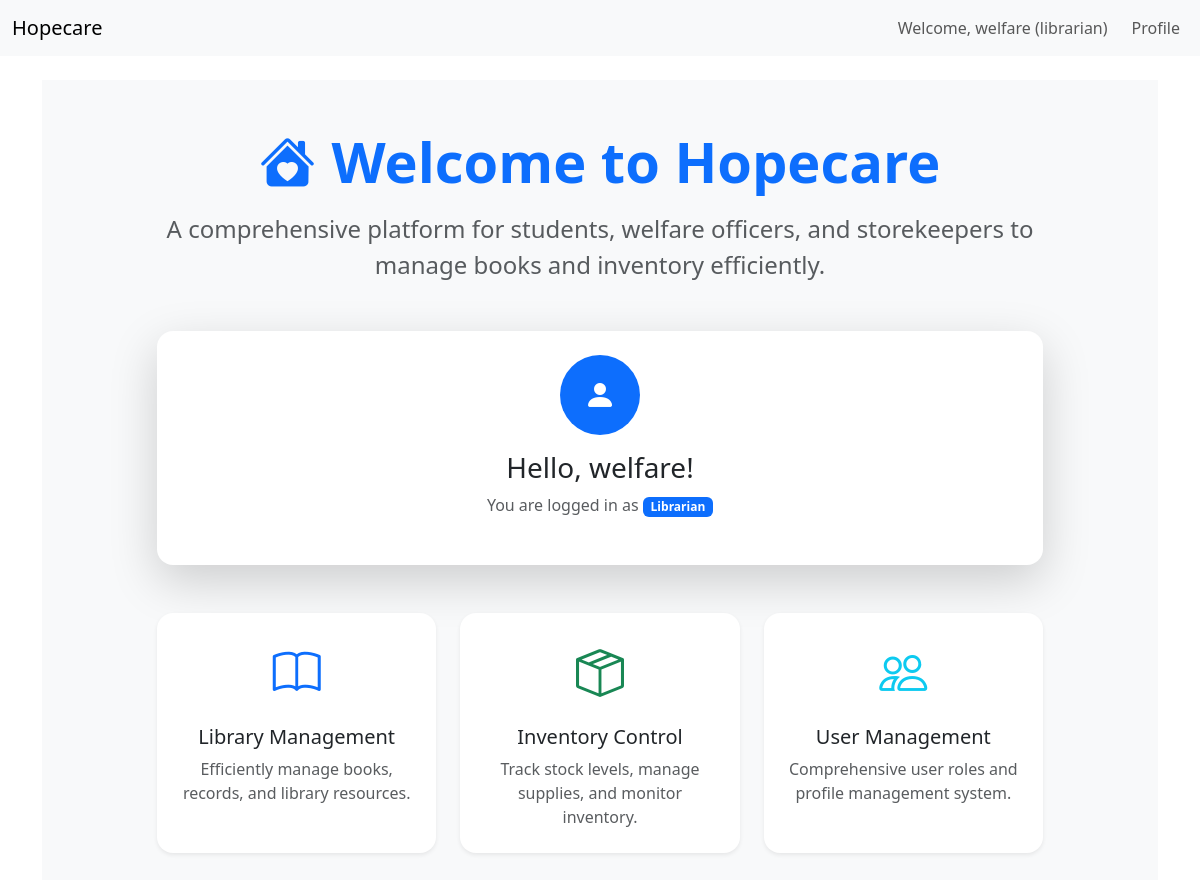
The app's page / (signed in), older data.
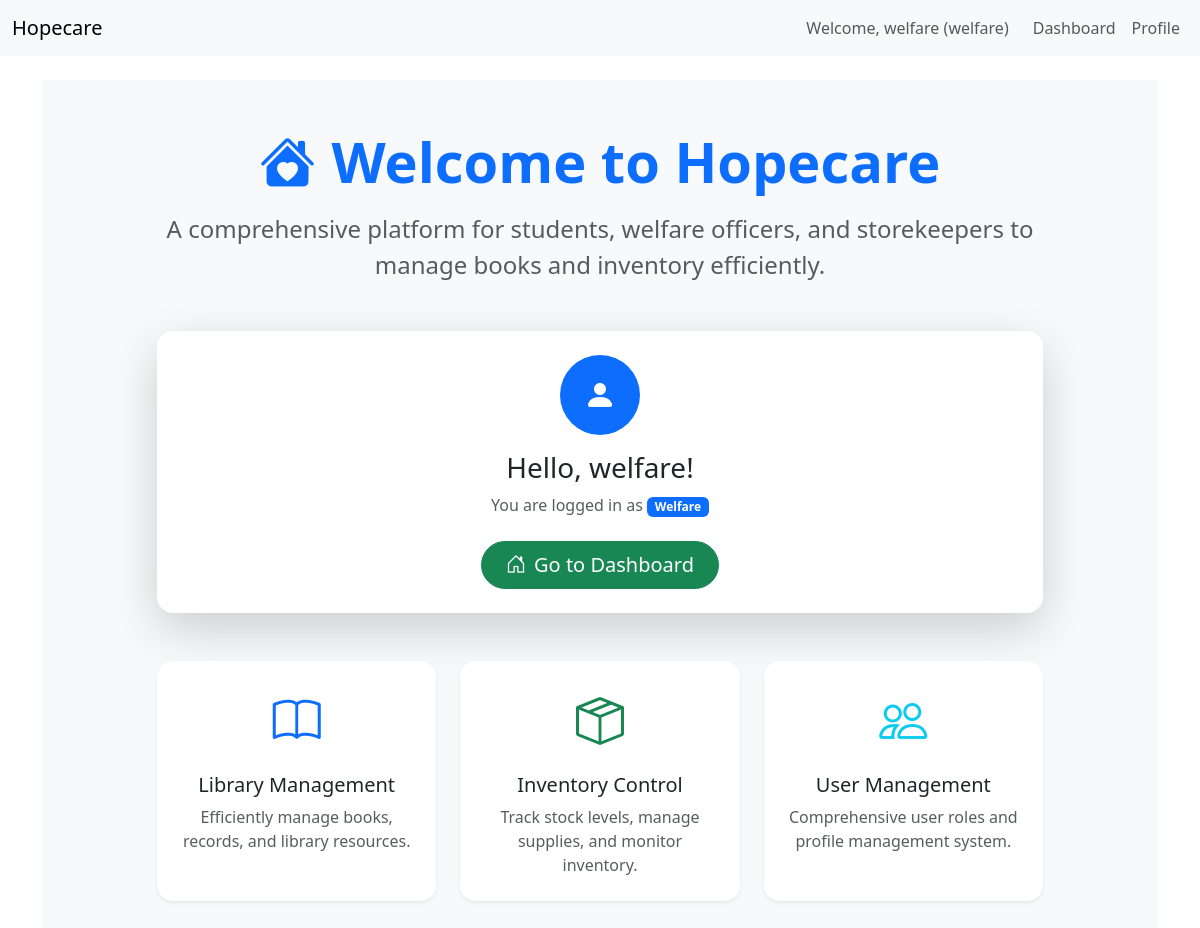
The same page, newer data.
### accounts/models.py (models this page shows, shortened)
class User(AbstractUser):
    ROLE_CHOICES = [
        ('welfare', 'Welfare'),
        ('storekeeper', 'Storekeeper'),
        ('admin', 'Admin'),
    ]
    GENDER_CHOICES = [
        ('male', 'Male'),
        ('female', 'Female'),
    ]
    role = models.CharField(max_length=20, choices=ROLE_CHOICES, default='welfare')
    profile_picture = CloudinaryField('image', blank=True, null=True)
    middle_name = models.CharField(max_length=30, blank=True, null=True)
    date_of_birth = models.DateField(blank=True, null=True)
    gender = models.CharField(max_length=10, choices=GENDER_CHOICES, blank=True, null=True)
    email = models.EmailField(unique=True)
    USERNAME_FIELD = 'email'
    REQUIRED_FIELDS = ['username', 'first_name', 'last_name']

### accounts/views.py (the view)
# urls.py: 2. Add a URL to urlpatterns:  path('', views.home, name='home')
def home(request):
    if not request.user.is_authenticated:
        return redirect('login')
    return render(request, 'home.html', {'user': request.user})

### templates/home.html (shortened to what this page needs)
{% extends 'base.html' %}
{% block content %}
<div class="container-fluid bg-light py-5">
    <div class="container">
        <div class="row justify-content-center">
            <div class="col-lg-10">
                <div class="text-center mb-5">
                    <h1 class="display-4 fw-bold text-primary mb-3">
                        <i class="bi bi-house-heart-fill me-3"></i>Welcome to Hopecare
                    </h1>
                    <p class="lead text-muted fs-4">A comprehensive platform for students, welfare officers, and storekeepers to manage books and inventory efficiently.</p>
                </div>
                {% if user.is_authenticated %}
                    <div class="card shadow-lg border-0 rounded-4 mb-5">
                        <div class="card-body p-4 text-center">
                            <div class="mb-3">
                                {% if user.profile_picture %}
                                    <img src="{{ user.profile_picture.url }}" alt="Profile" class="rounded-circle shadow" style="width: 80px; height: 80px; object-fit: cover;">
                                {% else %}
                                    <div class="bg-primary rounded-circle d-inline-flex align-items-center justify-content-center text-white" style="width: 80px; height: 80px; font-size: 2rem;">
                                        <i class="bi bi-person-fill"></i>
                                    </div>
                                {% endif %}
                            </div>
                            <h3 class="card-title">Hello, {{ user.get_full_name|default:user.username }}!</h3>
                            <p class="card-text text-muted">You are logged in as <span class="badge bg-primary">{{ user.role|title }}</span></p>
                            <div class="mt-4">
                                {% if user.role == 'welfare' %}
                                    <a href="{% url 'welfare_dashboard' %}" class="btn btn-success btn-lg rounded-pill px-4">
                                        <i class="bi bi-house-door me-2"></i>Go to Dashboard
                                    </a>
                                {% elif user.role == 'storekeeper' %}
                                    <a href="{% url 'storekeeper_dashboard' %}" class="btn btn-warning btn-lg rounded-pill px-4">
                                        <i class="bi bi-house-door me-2"></i>Go to Dashboard
                                    </a>
                                {% elif user.role == 'admin' %}
                                    <a href="{% url 'admin_dashboard' %}" class="btn btn-danger btn-lg rounded-pill px-4">
                                        <i class="bi bi-house-door me-2"></i>Go to Dashboard
                                    </a>
                                {% endif %}
                            </div>
                        </div>
                    </div>
                {% endif %}
                <div class="row g-4">
                    <div class="col-md-4">
                        <div class="card h-100 shadow-sm border-0 rounded-4 text-center">
                            <div class="card-body p-4">
                                <div class="mb-3">
                                    <i class="bi bi-book text-primary" style="font-size: 3rem;"></i>
                                </div>
                                <h5 class="card-title">Library Management</h5>
                                <p class="card-text text-muted">Efficiently manage books, records, and library resources.</p>
                            </div>
                        </div>
                    </div>
                    <div class="col-md-4">
                        <div class="card h-100 shadow-sm border-0 rounded-4 text-center">
                            <div class="card-body p-4">
                                <div class="mb-3">
                                    <i class="bi bi-box-seam text-success" style="font-size: 3rem;"></i>
                                </div>
                                <h5 class="card-title">Inventory Control</h5>
                                <p class="card-text text-muted">Track stock levels, manage supplies, and monitor inventory.</p>
                            </div>
                        </div>
                    </div>
                    <div class="col-md-4">
                        <div class="card h-100 shadow-sm border-0 rounded-4 text-center">
                            <div class="card-body p-4">
                                <div class="mb-3">
                                    <i class="bi bi-people text-info" style="font-size: 3rem;"></i>
                                </div>
                                <h5 class="card-title">User Management</h5>
                                <p class="card-text text-muted">Comprehensive user roles and profile management system.</p>
                            </div>
                        </div>
                    </div>
                </div>
            </div>
        </div>
    </div>
</div>
{% endblock %}

### templates/base.html (shortened to what this page needs)
<!DOCTYPE html>
<html lang="en" data-bs-theme="light">
<head>
    <link href="https://cdn.jsdelivr.net/npm/bootstrap@5.3.0/dist/css/bootstrap.min.css" rel="stylesheet">
    <link rel="stylesheet" href="https://cdn.jsdelivr.net/npm/bootstrap-icons@1.11.3/font/bootstrap-icons.min.css">
</head>
<body>
    <nav id="main-navbar" class="navbar navbar-expand-lg navbar-light bg-light">
        <div class="container-fluid">
            <a class="navbar-brand" href="{% url 'home' %}">Hopecare</a>
            <div class="collapse navbar-collapse" id="navbarNav">
                <div class="navbar-nav ms-auto">
                    {% if user.is_authenticated %}
                        <span class="navbar-text me-3">Welcome, {{ user.get_full_name|default:user.username }} ({{ user.role }})</span>
                        {% if user.role == 'welfare' %}
                            <a class="nav-link" href="{% url 'welfare_dashboard' %}">Dashboard</a>
                        {% elif user.role == 'storekeeper' %}
                            <a class="nav-link" href="{% url 'storekeeper_dashboard' %}">Dashboard</a>
                        {% elif user.role == 'admin' %}
                            <a class="nav-link" href="{% url 'admin_dashboard' %}">Dashboard</a>
                        {% endif %}
                        <a class="nav-link" href="{% url 'profile' %}">Profile</a>
                    {% else %}
                        <a class="nav-link" href="{% url 'login' %}">Login</a>
                    {% endif %}
                </div>
            </div>
        </div>
    </nav>
    <div class="container mt-4">
        {% block content %}{% endblock %}
    </div>
</body>
</html>

Row changes from the older to the newer data that the page shows:
changed User "welfare": role "librarian" → "welfare"; role "Librarian" → "Welfare"
Text that changed along with them:
text now shown: "Dashboard Go to Dashboard"
